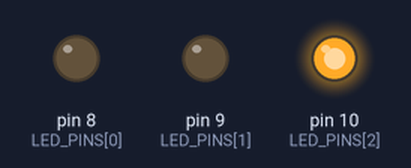
This sketch was run on a simulated Arduino Uno, built with avr-gcc and run on an emulated ATmega328P. Parts: output pins drawn as LEDs (lit = HIGH).

Above: at 0.7 s.
At 1.87 s:
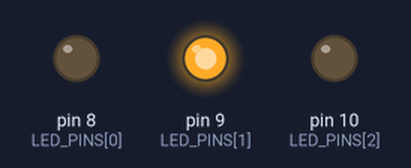
At 3.0 s:
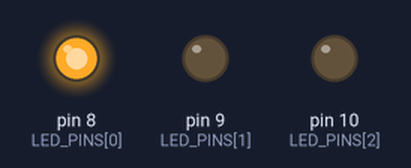
Timing chart, 0 to 3.5 s (numbered marks = the images above):
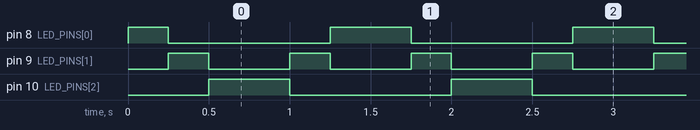

Measured:
- by itself, pin 8 (LED_PINS[0]): repeats every 1.5 s: LOW 1.0 s, HIGH 0.50 s
- by itself, pin 9 (LED_PINS[1]): alternates HIGH for 0.25 s and LOW for 0.50 s
- by itself, pin 10 (LED_PINS[2]): alternates HIGH for 0.50 s and LOW for 1.0 s

The sketch:

02_multiple_leds.ino
```cpp
// Three LEDs; connect each anode through its own 220-330 ohm resistor.
#if defined(ESP8266)
const uint8_t LED_PINS[] = {5, 4, 14};  // GPIO5/D1, GPIO4/D2, GPIO14/D5
#else
const uint8_t LED_PINS[] = {8, 9, 10}; // Uno/Nano digital pins
#endif
const size_t LED_COUNT = sizeof(LED_PINS) / sizeof(LED_PINS[0]);

void setup() {
  for (size_t i = 0; i < LED_COUNT; ++i) pinMode(LED_PINS[i], OUTPUT);
}

void loop() {
  for (size_t i = 0; i < LED_COUNT; ++i) {
    digitalWrite(LED_PINS[i], HIGH);
    delay(250);
    digitalWrite(LED_PINS[i], LOW);
  }
  for (size_t i = LED_COUNT; i-- > 0;) {
    digitalWrite(LED_PINS[i], HIGH);
    delay(250);
    digitalWrite(LED_PINS[i], LOW);
  }
}
```
